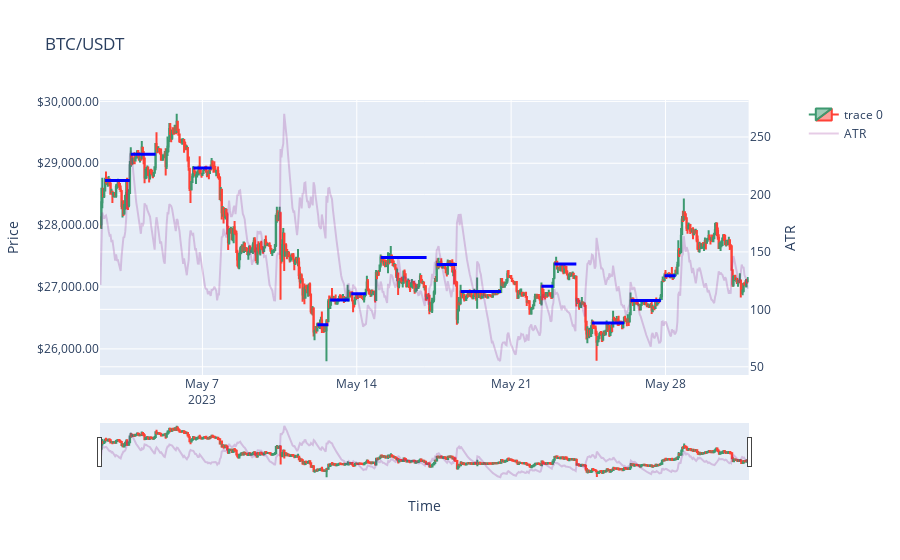

Here is the notebook cell this chart was saved with:
### Code cell
fig = sp.make_subplots(specs=[[{"secondary_y": True}]])

candlestick_trace = go.Candlestick(x=df['time'], open=df['open'], high=df['high'], low=df['low'], close=df['close'])
atr_trace = go.Scatter(x=df['time'], y=df['atr'], mode='lines', name='ATR', line=dict(color='purple'), opacity=0.2)

fig.add_trace(candlestick_trace, secondary_y=False)
fig.add_trace(atr_trace, secondary_y=True)

fig.update_layout(title='BTC/USDT', xaxis_title='Time')
fig.update_yaxes(title_text='Price', secondary_y=False, tickformat="$,.2f", autorange=True, fixedrange=False)
fig.update_yaxes(title_text='ATR', secondary_y=True)

for _, row in resistance_df.iterrows():
    start_time = row['start_time']
    end_time = row['end_time']
    price = row['price']
    
    fig.add_shape(type="line", x0=start_time, y0=price, x1=end_time, y1=price, line=dict(color='blue', width=3), xref='x', yref='y')

fig.show()

### Figure 1 — Plotly figure (JSON) as saved in the notebook; plotly's stock layout.template omitted (floating-point values rounded to 4 significant figures; data arrays with more than 128 entries replaced by an {"elided": "..."} marker saying what was removed)
{"data": [{"close": {"elided": "706 float values"}, "high": {"elided": "706 float values"}, "low": {"elided": "706 float values"}, "open": {"elided": "706 float values"}, "type": "candlestick", "x": {"elided": "706 str values"}, "xaxis": "x", "yaxis": "y"}, {"line": {"color": "purple"}, "mode": "lines", "name": "ATR", "opacity": 0.2, "type": "scatter", "x": {"elided": "706 str values"}, "xaxis": "x", "y": {"elided": "706 float values"}, "yaxis": "y2"}], "layout": {"shapes": [{"line": {"color": "blue", "width": 3}, "type": "line", "x0": "2023-05-02T14:00:00", "x1": "2023-05-03T17:00:00", "xref": "x", "y0": 28720.0, "y1": 28720.0, "yref": "y"}, {"line": {"color": "blue", "width": 3}, "type": "line", "x0": "2023-05-03T18:00:00", "x1": "2023-05-04T21:00:00", "xref": "x", "y0": 29150.0, "y1": 29150.0, "yref": "y"}, {"line": {"color": "blue", "width": 3}, "type": "line", "x0": "2023-05-06T14:00:00", "x1": "2023-05-07T10:00:00", "xref": "x", "y0": 28920.0, "y1": 28920.0, "yref": "y"}, {"line": {"color": "blue", "width": 3}, "type": "line", "x0": "2023-05-12T05:00:00", "x1": "2023-05-12T17:00:00", "xref": "x", "y0": 26390.0, "y1": 26390.0, "yref": "y"}, {"line": {"color": "blue", "width": 3}, "type": "line", "x0": "2023-05-12T19:00:00", "x1": "2023-05-13T16:00:00", "xref": "x", "y0": 26790.0, "y1": 26790.0, "yref": "y"}, {"line": {"color": "blue", "width": 3}, "type": "line", "x0": "2023-05-13T18:00:00", "x1": "2023-05-14T10:00:00", "xref": "x", "y0": 26891, "y1": 26891, "yref": "y"}, {"line": {"color": "blue", "width": 3}, "type": "line", "x0": "2023-05-15T02:00:00", "x1": "2023-05-17T04:00:00", "xref": "x", "y0": 27476, "y1": 27476, "yref": "y"}, {"line": {"color": "blue", "width": 3}, "type": "line", "x0": "2023-05-17T15:00:00", "x1": "2023-05-18T13:00:00", "xref": "x", "y0": 27360.0, "y1": 27360.0, "yref": "y"}, {"line": {"color": "blue", "width": 3}, "type": "line", "x0": "2023-05-18T17:00:00", "x1": "2023-05-20T13:00:00", "xref": "x", "y0": 26930.0, "y1": 26930.0, "yref": "y"}, {"line": {"color": "blue", "width": 3}, "type": "line", "x0": "2023-05-22T09:00:00", "x1": "2023-05-22T22:00:00", "xref": "x", "y0": 27010.0, "y1": 27010.0, "yref": "y"}, {"line": {"color": "blue", "width": 3}, "type": "line", "x0": "2023-05-22T23:00:00", "x1": "2023-05-23T23:00:00", "xref": "x", "y0": 27370.0, "y1": 27370.0, "yref": "y"}, {"line": {"color": "blue", "width": 3}, "type": "line", "x0": "2023-05-24T16:00:00", "x1": "2023-05-26T03:00:00", "xref": "x", "y0": 26417, "y1": 26417, "yref": "y"}, {"line": {"color": "blue", "width": 3}, "type": "line", "x0": "2023-05-26T10:00:00", "x1": "2023-05-27T19:00:00", "xref": "x", "y0": 26780.0, "y1": 26780.0, "yref": "y"}, {"line": {"color": "blue", "width": 3}, "type": "line", "x0": "2023-05-27T23:00:00", "x1": "2023-05-28T11:00:00", "xref": "x", "y0": 27182, "y1": 27182, "yref": "y"}], "title": {"text": "BTC/USDT"}, "xaxis": {"anchor": "y", "domain": [0, 0.94], "title": {"text": "Time"}}, "yaxis": {"anchor": "x", "autorange": true, "domain": [0, 1], "fixedrange": false, "tickformat": "$,.2f", "title": {"text": "Price"}}, "yaxis2": {"anchor": "x", "overlaying": "y", "side": "right", "title": {"text": "ATR"}}}}
